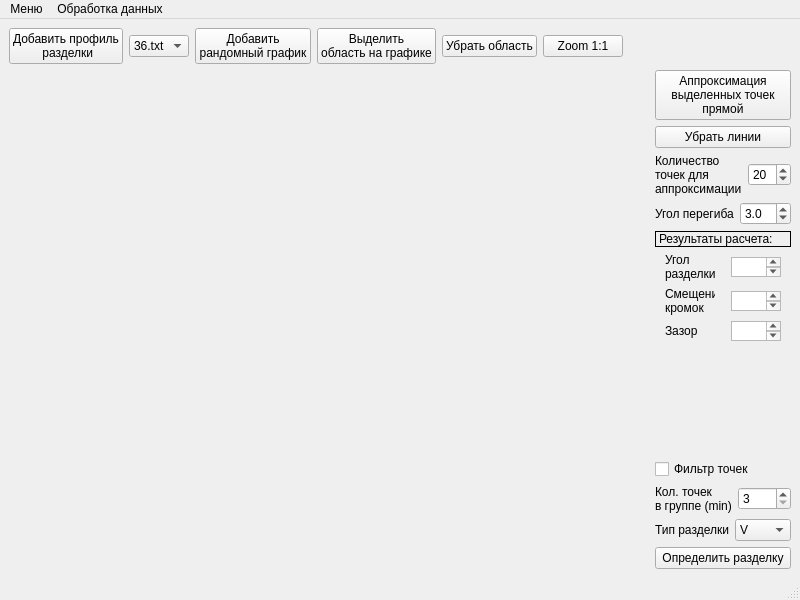
<?xml version="1.0" encoding="UTF-8"?>
<ui version="4.0">
 <class>MainWindow</class>
 <widget class="QMainWindow" name="MainWindow">
  <property name="geometry">
   <rect>
    <x>0</x>
    <y>0</y>
    <width>800</width>
    <height>600</height>
   </rect>
  </property>
  <property name="windowTitle">
   <string>MainWindow</string>
  </property>
  <widget class="QWidget" name="centralwidget">
   <layout class="QGridLayout" name="gridLayout">
    <item row="0" column="0" colspan="2">
     <layout class="QHBoxLayout" name="horizontalLayout_2">
      <item>
       <widget class="QPushButton" name="addThreadProfile">
        <property name="text">
         <string>Добавить профиль
 разделки</string>
        </property>
       </widget>
      </item>
      <item>
       <widget class="QComboBox" name="comboBox_2">
        <item>
         <property name="text">
          <string>36.txt</string>
         </property>
        </item>
        <item>
         <property name="text">
          <string>37.txt</string>
         </property>
        </item>
        <item>
         <property name="text">
          <string>58.txt</string>
         </property>
        </item>
        <item>
         <property name="text">
          <string>90.txt</string>
         </property>
        </item>
        <item>
         <property name="text">
          <string>91.txt</string>
         </property>
        </item>
        <item>
         <property name="text">
          <string>92.txt</string>
         </property>
        </item>
       </widget>
      </item>
      <item>
       <widget class="QPushButton" name="addRandomGraph">
        <property name="text">
         <string>Добавить
рандомный график</string>
        </property>
       </widget>
      </item>
      <item>
       <widget class="QPushButton" name="selectRegion">
        <property name="text">
         <string>Выделить
область на графике</string>
        </property>
       </widget>
      </item>
      <item>
       <widget class="QPushButton" name="removeSelectionRegion">
        <property name="text">
         <string>Убрать область</string>
        </property>
       </widget>
      </item>
      <item>
       <widget class="QPushButton" name="zoomProfile">
        <property name="text">
         <string>Zoom 1:1</string>
        </property>
       </widget>
      </item>
      <item>
       <spacer name="horizontalSpacer">
        <property name="orientation">
         <enum>Qt::Horizontal</enum>
        </property>
        <property name="sizeHint" stdset="0">
         <size>
          <width>40</width>
          <height>20</height>
         </size>
        </property>
       </spacer>
      </item>
     </layout>
    </item>
    <item row="1" column="0">
     <widget class="QCustomPlot" name="customPlot" native="true">
      <property name="sizePolicy">
       <sizepolicy hsizetype="Expanding" vsizetype="Preferred">
        <horstretch>0</horstretch>
        <verstretch>0</verstretch>
       </sizepolicy>
      </property>
     </widget>
    </item>
    <item row="1" column="1">
     <layout class="QVBoxLayout" name="verticalLayout">
      <item>
       <widget class="QPushButton" name="pushButton">
        <property name="text">
         <string>Аппроксимация
выделенных точек
прямой</string>
        </property>
       </widget>
      </item>
      <item>
       <widget class="QPushButton" name="pushButton_2">
        <property name="text">
         <string>Убрать линии</string>
        </property>
       </widget>
      </item>
      <item>
       <layout class="QHBoxLayout" name="horizontalLayout">
        <item>
         <widget class="QLabel" name="label">
          <property name="sizePolicy">
           <sizepolicy hsizetype="Fixed" vsizetype="Fixed">
            <horstretch>0</horstretch>
            <verstretch>0</verstretch>
           </sizepolicy>
          </property>
          <property name="text">
           <string>Количество
точек для
аппроксимации</string>
          </property>
         </widget>
        </item>
        <item>
         <widget class="QSpinBox" name="spinBox">
          <property name="minimum">
           <number>5</number>
          </property>
          <property name="value">
           <number>20</number>
          </property>
         </widget>
        </item>
       </layout>
      </item>
      <item>
       <layout class="QHBoxLayout" name="horizontalLayout_5">
        <item>
         <widget class="QLabel" name="label_2">
          <property name="text">
           <string>Угол перегиба</string>
          </property>
         </widget>
        </item>
        <item>
         <widget class="QDoubleSpinBox" name="doubleSpinBox">
          <property name="decimals">
           <number>1</number>
          </property>
          <property name="minimum">
           <double>1.000000000000000</double>
          </property>
          <property name="maximum">
           <double>45.000000000000000</double>
          </property>
          <property name="singleStep">
           <double>0.100000000000000</double>
          </property>
          <property name="value">
           <double>3.000000000000000</double>
          </property>
         </widget>
        </item>
       </layout>
      </item>
      <item>
       <widget class="QLabel" name="label_7">
        <property name="frameShape">
         <enum>QFrame::Box</enum>
        </property>
        <property name="frameShadow">
         <enum>QFrame::Plain</enum>
        </property>
        <property name="text">
         <string>Результаты расчета:</string>
        </property>
       </widget>
      </item>
      <item>
       <layout class="QHBoxLayout" name="horizontalLayout_6">
        <item>
         <widget class="QLabel" name="label_4">
          <property name="sizePolicy">
           <sizepolicy hsizetype="Fixed" vsizetype="Fixed">
            <horstretch>0</horstretch>
            <verstretch>0</verstretch>
           </sizepolicy>
          </property>
          <property name="maximumSize">
           <size>
            <width>50</width>
            <height>16777215</height>
           </size>
          </property>
          <property name="text">
           <string>Угол
разделки</string>
          </property>
         </widget>
        </item>
        <item>
         <widget class="QTextBrowser" name="grooveAngle">
          <property name="sizePolicy">
           <sizepolicy hsizetype="Fixed" vsizetype="Fixed">
            <horstretch>0</horstretch>
            <verstretch>0</verstretch>
           </sizepolicy>
          </property>
          <property name="maximumSize">
           <size>
            <width>50</width>
            <height>20</height>
           </size>
          </property>
         </widget>
        </item>
       </layout>
      </item>
      <item>
       <layout class="QHBoxLayout" name="horizontalLayout_7">
        <item>
         <widget class="QLabel" name="label_5">
          <property name="sizePolicy">
           <sizepolicy hsizetype="Fixed" vsizetype="Fixed">
            <horstretch>0</horstretch>
            <verstretch>0</verstretch>
           </sizepolicy>
          </property>
          <property name="maximumSize">
           <size>
            <width>50</width>
            <height>16777215</height>
           </size>
          </property>
          <property name="text">
           <string>Смещение
кромок</string>
          </property>
         </widget>
        </item>
        <item>
         <widget class="QTextBrowser" name="edgeDisplacement">
          <property name="sizePolicy">
           <sizepolicy hsizetype="Fixed" vsizetype="Fixed">
            <horstretch>0</horstretch>
            <verstretch>0</verstretch>
           </sizepolicy>
          </property>
          <property name="maximumSize">
           <size>
            <width>50</width>
            <height>20</height>
           </size>
          </property>
         </widget>
        </item>
       </layout>
      </item>
      <item>
       <layout class="QHBoxLayout" name="horizontalLayout_8">
        <item>
         <widget class="QLabel" name="label_6">
          <property name="sizePolicy">
           <sizepolicy hsizetype="Fixed" vsizetype="Fixed">
            <horstretch>0</horstretch>
            <verstretch>0</verstretch>
           </sizepolicy>
          </property>
          <property name="maximumSize">
           <size>
            <width>50</width>
            <height>16777215</height>
           </size>
          </property>
          <property name="text">
           <string>Зазор</string>
          </property>
         </widget>
        </item>
        <item>
         <widget class="QTextBrowser" name="gapValue">
          <property name="sizePolicy">
           <sizepolicy hsizetype="Fixed" vsizetype="Fixed">
            <horstretch>0</horstretch>
            <verstretch>0</verstretch>
           </sizepolicy>
          </property>
          <property name="maximumSize">
           <size>
            <width>50</width>
            <height>20</height>
           </size>
          </property>
         </widget>
        </item>
       </layout>
      </item>
      <item>
       <spacer name="verticalSpacer">
        <property name="orientation">
         <enum>Qt::Vertical</enum>
        </property>
        <property name="sizeHint" stdset="0">
         <size>
          <width>20</width>
          <height>40</height>
         </size>
        </property>
       </spacer>
      </item>
      <item>
       <widget class="QCheckBox" name="checkBox">
        <property name="acceptDrops">
         <bool>false</bool>
        </property>
        <property name="toolTip">
         <string comment="При отключении фильтра группы точек сбрасываются" extracomment="При отключении фильтра группы точек сбрасываются"/>
        </property>
        <property name="toolTipDuration">
         <number>5</number>
        </property>
        <property name="statusTip">
         <string comment="При отключении фильтра группы точек сбрасываются" extracomment="При отключении фильтра группы точек сбрасываются"/>
        </property>
        <property name="whatsThis">
         <string comment="При отключении фильтра группы точек сбрасываются" extracomment="При отключении фильтра группы точек сбрасываются"/>
        </property>
        <property name="layoutDirection">
         <enum>Qt::LeftToRight</enum>
        </property>
        <property name="text">
         <string>Фильтр точек</string>
        </property>
       </widget>
      </item>
      <item>
       <layout class="QHBoxLayout" name="horizontalLayout_9">
        <item>
         <widget class="QLabel" name="label_8">
          <property name="text">
           <string>Кол. точек
в группе (min)</string>
          </property>
         </widget>
        </item>
        <item>
         <widget class="QSpinBox" name="minNumOfPointsInGroup">
          <property name="minimum">
           <number>3</number>
          </property>
          <property name="maximum">
           <number>15</number>
          </property>
         </widget>
        </item>
       </layout>
      </item>
      <item>
       <layout class="QHBoxLayout" name="horizontalLayout_4">
        <item>
         <widget class="QLabel" name="label_3">
          <property name="text">
           <string>Тип разделки</string>
          </property>
         </widget>
        </item>
        <item>
         <widget class="QComboBox" name="comboBox">
          <property name="maximumSize">
           <size>
            <width>60</width>
            <height>16777215</height>
           </size>
          </property>
          <item>
           <property name="text">
            <string>V</string>
           </property>
          </item>
          <item>
           <property name="text">
            <string>J</string>
           </property>
          </item>
          <item>
           <property name="text">
            <string>K</string>
           </property>
          </item>
          <item>
           <property name="text">
            <string>II</string>
           </property>
          </item>
         </widget>
        </item>
       </layout>
      </item>
      <item>
       <widget class="QPushButton" name="pushButton_3">
        <property name="text">
         <string>Определить разделку</string>
        </property>
       </widget>
      </item>
      <item>
       <layout class="QHBoxLayout" name="horizontalLayout_3"/>
      </item>
     </layout>
    </item>
   </layout>
  </widget>
  <widget class="QMenuBar" name="menubar">
   <property name="geometry">
    <rect>
     <x>0</x>
     <y>0</y>
     <width>800</width>
     <height>26</height>
    </rect>
   </property>
   <widget class="QMenu" name="menu">
    <property name="title">
     <string>Меню</string>
    </property>
    <addaction name="action"/>
   </widget>
   <widget class="QMenu" name="menu_2">
    <property name="title">
     <string>Обработка данных</string>
    </property>
    <addaction name="selectKeyPoints"/>
    <addaction name="removeKeyPoints"/>
    <addaction name="buildApproxLines"/>
    <addaction name="removePointsLines"/>
    <addaction name="calculateParams"/>
    <addaction name="removeLines"/>
   </widget>
   <addaction name="menu"/>
   <addaction name="menu_2"/>
  </widget>
  <widget class="QStatusBar" name="statusbar"/>
  <action name="action">
   <property name="checkable">
    <bool>false</bool>
   </property>
   <property name="text">
    <string>Добавить линию</string>
   </property>
  </action>
  <action name="action_2">
   <property name="text">
    <string>Построить отрезки между ключевыми точками</string>
   </property>
  </action>
  <action name="remove_keyPoints">
   <property name="text">
    <string>убрать ключевые точки</string>
   </property>
  </action>
  <action name="selectKeyPoints">
   <property name="text">
    <string>Выделить ключевые точки</string>
   </property>
  </action>
  <action name="removeKeyPoints">
   <property name="text">
    <string>Убрать ключевые точки</string>
   </property>
  </action>
  <action name="buildApproxLines">
   <property name="text">
    <string>Построить аппроксимированные прямые</string>
   </property>
  </action>
  <action name="removePointsLines">
   <property name="text">
    <string>Убрать точки и линии</string>
   </property>
  </action>
  <action name="calculateParams">
   <property name="text">
    <string>Расчёт параметров</string>
   </property>
  </action>
  <action name="removeLines">
   <property name="text">
    <string>Убрать линии</string>
   </property>
  </action>
 </widget>
 <customwidgets>
  <customwidget>
   <class>QCustomPlot</class>
   <extends>QWidget</extends>
   <header>qcustomplot.h</header>
   <container>1</container>
  </customwidget>
 </customwidgets>
 <resources/>
 <connections/>
</ui>
